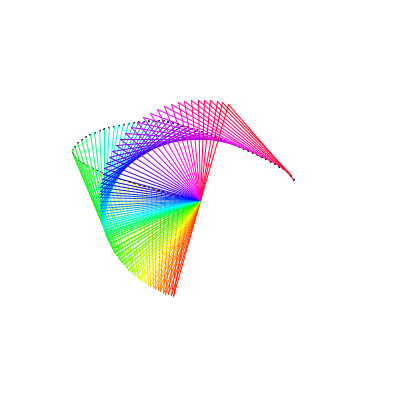
Frame 1 (no input)
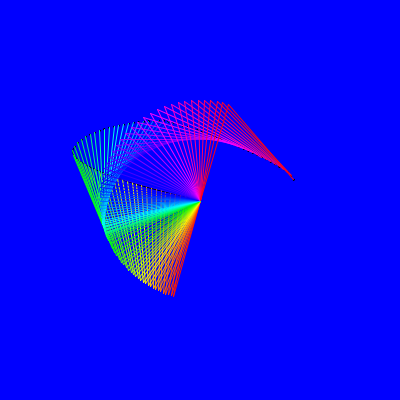
Frame 2 (the mouse pressed at the canvas centre, redrawn once)

The Processing sketch that drew these frames (run headless with seeded random() and noise(); the mouse was pressed at the canvas centre and the sketch redrawn once):

// Processing sketch: processing
// ── processing.pde
void setup() {
size(400, 400);
noLoop();
}
 
 void draw() {
 background(255);
noFill();
stroke(255);
stroke(0);
bezier (200, 200, 200, 200, 60.93299999999999, 171.284, 73.294, 148.623);
stroke(255);
bezier (73.294, 148.623, 85.655, 125.96199999999999, 146.77100000000002, 120.46799999999999, 161.879, 120.46799999999999);
stroke(255);
bezier (161.879, 120.46799999999999, 176.98699999999997, 120.46799999999999, 299.90599999999995, 165.79, 293.726, 182.271);
stroke(255);
ellipse(200, 200, 1, 1);
ellipse(195.1168864220483, 198.95559315521544, 1, 1);
ellipse(190.2337940998003, 197.87525182849248, 1, 1);
ellipse(185.35674850161158, 196.76816108857182, 1, 1);
ellipse(180.48727413833103, 195.63670589546226, 1, 1);
ellipse(175.62090338643418, 194.48042790725202, 1, 1);
ellipse(170.76244191684415, 193.30034282362735, 1, 1);
ellipse(165.9100417720562, 192.095433088669, 1, 1);
ellipse(161.06189451347674, 190.864279185503, 1, 1);
ellipse(156.22304050600886, 189.60687706668315, 1, 1);
ellipse(151.3905831117218, 188.3208640731261, 1, 1);
ellipse(146.56675620583593, 187.00484539544786, 1, 1);
ellipse(141.75116010880413, 185.6563136018636, 1, 1);
ellipse(136.9463082701768, 184.27309295380877, 1, 1);
ellipse(132.1522251197657, 182.8517263951619, 1, 1);
ellipse(127.37050695649799, 181.38847689431606, 1, 1);
ellipse(122.60360128205025, 179.87895905495597, 1, 1);
ellipse(117.8534155829032, 178.31742644009157, 1, 1);
ellipse(113.12263294077692, 176.69676270615705, 1, 1);
ellipse(108.41615022373826, 175.0084058658807, 1, 1);
ellipse(103.73963803079158, 173.24097034890826, 1, 1);
ellipse(99.097474438264, 171.3778208522534, 1, 1);
ellipse(94.5049936043722, 169.39938327513735, 1, 1);
ellipse(89.97853339035879, 167.27467033725185, 1, 1);
ellipse(85.54942148449776, 164.95797209741443, 1, 1);
ellipse(81.27009019770642, 162.37037180034397, 1, 1);
ellipse(77.27109722399709, 159.3745695733735, 1, 1);
ellipse(73.91699558523464, 155.69014262436102, 1, 1);
ellipse(72.5436999199907, 150.98575075099993, 1, 1);
stroke(0);
ellipse(74.62561354703836, 146.50230056163386, 1, 1);
ellipse(77.91784810589925, 142.74963382788167, 1, 1);
ellipse(81.7799965318866, 139.57900649901927, 1, 1);
ellipse(85.9894148050952, 136.88559829485905, 1, 1);
ellipse(90.42005185106567, 134.57060397843986, 1, 1);
ellipse(94.99746647886627, 132.55883969807599, 1, 1);
ellipse(99.67483534246122, 130.79509424303822, 1, 1);
ellipse(104.42626315454805, 129.23692827981858, 1, 1);
ellipse(109.23075577825, 127.85402891091407, 1, 1);
ellipse(114.07679014484532, 126.62240190026316, 1, 1);
ellipse(118.95470270428923, 125.5241406052494, 1, 1);
ellipse(123.85823964444354, 124.54528636983319, 1, 1);
ellipse(128.78153265812622, 123.67545038997878, 1, 1);
ellipse(133.72294599022723, 122.90652599155182, 1, 1);
ellipse(138.67738473150766, 122.23372686408756, 1, 1);
ellipse(143.6439022131297, 121.65452074641689, 1, 1);
ellipse(148.62093851193808, 121.17026269724464, 1, 1);
ellipse(153.60656481552468, 120.78868908513485, 1, 1);
ellipse(158.59902016099252, 120.53279188062331, 1, 1);
ellipse(163.58815905766357, 120.5964988623495, 1, 1);
ellipse(168.49745980203525, 121.53668589470861, 1, 1);
ellipse(173.3383880878255, 122.77141747414619, 1, 1);
ellipse(178.1475452112803, 124.14564539359814, 1, 1);
ellipse(182.92876334066779, 125.6080045144, 1, 1);
ellipse(187.69061386335792, 127.13636851555741, 1, 1);
ellipse(192.43397628096795, 128.71726671628474, 1, 1);
ellipse(197.1624463283374, 130.34350486646642, 1, 1);
ellipse(201.87881130132942, 132.01072979156382, 1, 1);
ellipse(206.57841255394885, 133.7138262866494, 1, 1);
ellipse(211.26733054580916, 135.45282992597492, 1, 1);
ellipse(215.94236964066354, 137.22537767940614, 1, 1);
ellipse(220.60564682842957, 139.03184758388863, 1, 1);
ellipse(225.2546927071191, 140.87152443174543, 1, 1);
ellipse(229.8906455848636, 142.74571807620518, 1, 1);
ellipse(234.5120204815953, 144.65533083238694, 1, 1);
ellipse(239.11771393324554, 146.60208278232173, 1, 1);
ellipse(243.70643196243662, 148.5883890733903, 1, 1);
ellipse(248.27694380495063, 150.61764151467008, 1, 1);
ellipse(252.82532806255463, 152.6932124256207, 1, 1);
ellipse(257.35080704352407, 154.8214705765382, 1, 1);
ellipse(261.8477730610156, 157.00872051139604, 1, 1);
ellipse(266.3085913438838, 159.26326863888573, 1, 1);
ellipse(270.72891398912657, 161.5997783217923, 1, 1);
ellipse(275.095080787067, 164.03569144964257, 1, 1);
ellipse(279.390134150543, 166.59976954293847, 1, 1);
ellipse(283.57673694273444, 169.33405562652314, 1, 1);
ellipse(287.5870134506487, 172.3176213947157, 1, 1);
ellipse(291.24703921779314, 175.71886600719324, 1, 1);
ellipse(293.81666869729895, 179.95258394601458, 1, 1);
colorMode(HSB, 77);
stroke(1,77, 100);
line( 200, 200, 173.88463595687543, 296.5297247530266);
line( 173.88463595687543, 296.5297247530266, 190.23379409980043, 197.87525182849248);
stroke(2,77, 100);
line( 200, 200, 171.1872000220017, 295.75919045933847);
line( 171.1872000220017, 295.75919045933847, 185.3567485016117, 196.76816108857184);
stroke(3,77, 100);
line( 200, 200, 168.5306225729165, 294.9193251364113);
line( 168.5306225729165, 294.9193251364113, 180.4872741383312, 195.63670589546226);
stroke(4,77, 100);
line( 200, 200, 165.9018750985578, 294.00700972909226);
line( 165.9018750985578, 294.00700972909226, 175.62090338643418, 194.48042790725202);
stroke(5,77, 100);
line( 200, 200, 163.29818500902417, 293.0213780610037);
line( 163.29818500902417, 293.0213780610037, 170.762441916844, 193.30034282362732);
stroke(6,77, 100);
line( 200, 200, 160.7153814931306, 291.9604194682132);
line( 160.7153814931306, 291.9604194682132, 165.9100417720562, 192.09543308866898);
stroke(7,77, 100);
line( 200, 200, 158.15045143265817, 290.821887696247);
line( 158.15045143265817, 290.821887696247, 161.06189451347672, 190.86427918550305);
stroke(8,77, 100);
line( 200, 200, 155.60461415291155, 289.6049647926282);
line( 155.60461415291155, 289.6049647926282, 156.22304050600886, 189.60687706668318);
stroke(9,77, 100);
line( 200, 200, 153.07525599053264, 288.3066724525727);
line( 153.07525599053264, 288.3066724525727, 151.39058311172187, 188.32086407312616);
stroke(10,77, 100);
line( 200, 200, 150.56268134453492, 286.9249764116045);
line( 150.56268134453492, 286.9249764116045, 146.56675620583604, 187.00484539544783);
stroke(11,77, 100);
line( 200, 200, 148.06593711011146, 285.4567323956931);
line( 148.06593711011146, 285.4567323956931, 141.75116010880404, 185.6563136018636);
stroke(12,77, 100);
line( 200, 200, 145.58563156902284, 283.89920445545283);
line( 145.58563156902284, 283.89920445545283, 136.94630827017681, 184.27309295380877);
stroke(13,77, 100);
line( 200, 200, 143.12107123360096, 282.2483280218322);
line( 143.12107123360096, 282.2483280218322, 132.15222511976552, 182.8517263951619);
stroke(14,77, 100);
line( 200, 200, 140.67230165052163, 280.4998398045195);
line( 140.67230165052163, 280.4998398045195, 127.37050695649815, 181.38847689431609);
stroke(15,77, 100);
line( 200, 200, 138.23965305161516, 278.64896404158884);
line( 138.23965305161516, 278.64896404158884, 122.60360128205022, 179.87895905495594);
stroke(16,77, 100);
line( 200, 200, 135.8229327698681, 276.6896605921498);
line( 135.8229327698681, 276.6896605921498, 117.85341558290308, 178.31742644009157);
stroke(17,77, 100);
line( 200, 200, 133.4219612361371, 274.6147757106967);
line( 133.4219612361371, 274.6147757106967, 113.12263294077684, 176.69676270615707);
stroke(18,77, 100);
line( 200, 200, 131.03708956624172, 272.41627568789653);
line( 131.03708956624172, 272.41627568789653, 108.41615022373827, 175.00840586588072);
stroke(19,77, 100);
line( 200, 200, 128.66813677593126, 270.0839873935748);
line( 128.66813677593126, 270.0839873935748, 103.73963803079158, 173.24097034890826);
stroke(20,77, 100);
line( 200, 200, 126.31278827716518, 267.6032161107304);
line( 126.31278827716518, 267.6032161107304, 99.09747443826402, 171.37782085225345);
stroke(21,77, 100);
line( 200, 200, 123.9718229145941, 264.95934335467194);
line( 123.9718229145941, 264.95934335467194, 94.50499360437215, 169.39938327513735);
stroke(22,77, 100);
line( 200, 200, 121.64221129172311, 262.12935657761983);
line( 121.64221129172311, 262.12935657761983, 89.97853339035883, 167.27467033725185);
stroke(23,77, 100);
line( 200, 200, 119.32039424946679, 259.0830027667732);
line( 119.32039424946679, 259.0830027667732, 85.5494214844978, 164.95797209741443);
stroke(24,77, 100);
line( 200, 200, 116.99627661135537, 255.77079794678724);
line( 116.99627661135537, 255.77079794678724, 81.2700901977064, 162.37037180034397);
stroke(25,77, 100);
line( 200, 200, 114.65816434283624, 252.12265425576152);
line( 114.65816434283624, 252.12265425576152, 77.27109722399712, 159.3745695733735);
stroke(26,77, 100);
line( 200, 200, 112.29173695695232, 248.03395251248386);
line( 112.29173695695232, 248.03395251248386, 73.91699558523464, 155.690142624361);
stroke(27,77, 100);
line( 200, 200, 110.04740493148678, 243.6867330025958);
line( 110.04740493148678, 243.6867330025958, 72.54369991999064, 150.98575075099998);
stroke(28,77, 100);
line( 200, 200, 108.59337616490915, 240.55649293356367);
line( 108.59337616490915, 240.55649293356367, 74.62561354703836, 146.50230056163386);
stroke(29,77, 100);
line( 200, 200, 107.60135105164638, 238.2425113259957);
line( 107.60135105164638, 238.2425113259957, 77.9178481058992, 142.74963382788167);
stroke(30,77, 100);
line( 200, 200, 106.85402773805885, 236.38444518441486);
line( 106.85402773805885, 236.38444518441486, 81.77999653188658, 139.57900649901921);
stroke(31,77, 100);
line( 200, 200, 106.25451922416123, 234.81069999449656);
line( 106.25451922416123, 234.81069999449656, 85.98941480509515, 136.88559829485905);
stroke(32,77, 100);
line( 200, 200, 105.73923840372068, 233.39025042268167);
line( 105.73923840372068, 233.39025042268167, 90.42005185106558, 134.57060397843986);
stroke(33,77, 100);
line( 200, 200, 105.26837813433097, 232.029983120506);
line( 105.26837813433097, 232.029983120506, 94.99746647886616, 132.55883969807599);
stroke(34,77, 100);
line( 200, 200, 104.81705496017773, 230.662794614095);
line( 104.81705496017773, 230.662794614095, 99.6748353424613, 130.79509424303822);
stroke(35,77, 100);
line( 200, 200, 104.36944542353092, 229.23691213854448);
line( 104.36944542353092, 229.23691213854448, 104.42626315454802, 129.23692827981858);
stroke(36,77, 100);
line( 200, 200, 103.91667947976923, 227.7127320523726);
line( 103.91667947976923, 227.7127320523726, 109.23075577825003, 127.85402891091414);
stroke(37,77, 100);
line( 200, 200, 103.45440326916123, 226.0566258730146);
line( 103.45440326916123, 226.0566258730146, 114.07679014484525, 126.62240190026317);
stroke(38,77, 100);
line( 200, 200, 102.98244395984494, 224.24033456855273);
line( 102.98244395984494, 224.24033456855273, 118.95470270428916, 125.52414060524939);
stroke(39,77, 100);
line( 200, 200, 102.50415268161632, 222.23869950492644);
line( 102.50415268161632, 222.23869950492644, 123.85823964444359, 124.54528636983319);
stroke(40,77, 100);
line( 200, 200, 102.02650626223314, 220.0298408584731);
line( 102.02650626223314, 220.0298408584731, 128.78153265812617, 123.67545038997879);
stroke(41,77, 100);
line( 200, 200, 101.55973137220488, 217.59299612026152);
line( 101.55973137220488, 217.59299612026152, 133.72294599022723, 122.90652599155182);
stroke(42,77, 100);
line( 200, 200, 101.11812141756464, 214.9122127133605);
line( 101.11812141756464, 214.9122127133605, 138.67738473150763, 122.2337268640875);
stroke(43,77, 100);
line( 200, 200, 100.71939007250796, 211.9733242011218);
line( 100.71939007250796, 211.9733242011218, 143.64390221312965, 121.65452074641686);
stroke(44,77, 100);
line( 200, 200, 100.38510079524174, 208.76765968921316);
line( 100.38510079524174, 208.76765968921316, 148.6209385119381, 121.17026269724467);
stroke(45,77, 100);
line( 200, 200, 100.14029656596443, 205.2952459873425);
line( 100.14029656596443, 205.2952459873425, 153.60656481552462, 120.78868908513478);
stroke(46,77, 100);
line( 200, 200, 100.01238118652702, 201.57355775604958);
line( 100.01238118652702, 201.57355775604958, 158.59902016099244, 120.53279188062336);
stroke(47,77, 100);
line( 200, 200, 100.02430902517393, 197.79518388383914);
line( 100.02430902517393, 197.79518388383914, 163.58815905766352, 120.59649886234946);
stroke(48,77, 100);
line( 200, 200, 100.14951600884714, 194.5336624022544);
line( 100.14951600884714, 194.5336624022544, 168.49745980203525, 121.53668589470857);
stroke(49,77, 100);
line( 200, 200, 100.39045629906272, 191.1717043722434);
line( 100.39045629906272, 191.1717043722434, 173.33838808782554, 122.7714174741462);
stroke(50,77, 100);
line( 200, 200, 100.7833282412535, 187.5079207048164);
line( 100.7833282412535, 187.5079207048164, 178.1475452112802, 124.14564539359804);
stroke(51,77, 100);
line( 200, 200, 101.37439956462266, 183.47756256597415);
line( 101.37439956462266, 183.47756256597415, 182.92876334066773, 125.60800451440002);
stroke(52,77, 100);
line( 200, 200, 102.21974367533379, 179.04716073935154);
line( 102.21974367533379, 179.04716073935154, 187.6906138633579, 127.13636851555734);
stroke(53,77, 100);
line( 200, 200, 103.38224872527388, 174.21220950497778);
line( 103.38224872527388, 174.21220950497778, 192.4339762809679, 128.7172667162848);
stroke(54,77, 100);
line( 200, 200, 104.9306698579602, 168.98673725091405);
line( 104.9306698579602, 168.98673725091405, 197.16244632833718, 130.3435048664665);
stroke(55,77, 100);
line( 200, 200, 106.93550006386513, 163.40766676423658);
line( 106.93550006386513, 163.40766676423658, 201.87881130132945, 132.01072979156385);
stroke(56,77, 100);
line( 200, 200, 109.45954448009086, 157.54501308153124);
line( 109.45954448009086, 157.54501308153124, 206.57841255394894, 133.7138262866494);
stroke(57,77, 100);
line( 200, 200, 112.55995605641178, 151.47950211360808);
line( 112.55995605641178, 151.47950211360808, 211.2673305458092, 135.45282992597475);
stroke(58,77, 100);
line( 200, 200, 116.27087130132983, 145.3242923469524);
line( 116.27087130132983, 145.3242923469524, 215.94236964066354, 137.22537767940605);
stroke(59,77, 100);
line( 200, 200, 120.60578932270859, 139.20066356505305);
line( 120.60578932270859, 139.20066356505305, 220.6056468284296, 139.03184758388852);
stroke(60,77, 100);
line( 200, 200, 125.5461631953654, 133.24203279705984);
line( 125.5461631953654, 133.24203279705984, 225.25469270711912, 140.8715244317454);
stroke(61,77, 100);
line( 200, 200, 131.0484133518204, 127.57294221978516);
line( 131.0484133518204, 127.57294221978516, 229.89064558486353, 142.74571807620532);
stroke(62,77, 100);
line( 200, 200, 137.04123194178055, 122.3070561467045);
line( 137.04123194178055, 122.3070561467045, 234.5120204815953, 144.65533083238694);
stroke(63,77, 100);
line( 200, 200, 143.43533304435542, 117.53522902355813);
line( 143.43533304435542, 117.53522902355813, 239.11771393324557, 146.60208278232173);
stroke(64,77, 100);
line( 200, 200, 150.13156339075027, 113.3216345900014);
line( 150.13156339075027, 113.3216345900014, 243.70643196243657, 148.58838907339035);
stroke(65,77, 100);
line( 200, 200, 157.0301855834952, 109.70274063399744);
line( 157.0301855834952, 109.70274063399744, 248.27694380495052, 150.6176415146702);
stroke(66,77, 100);
line( 200, 200, 164.0343027463897, 106.69154046356972);
line( 164.0343027463897, 106.69154046356972, 252.82532806255472, 152.6932124256207);
stroke(67,77, 100);
line( 200, 200, 171.06441532901715, 104.2778398710707);
line( 171.06441532901715, 104.2778398710707, 257.350807043524, 154.82147057653822);
stroke(68,77, 100);
line( 200, 200, 178.04963961803566, 102.43883108991626);
line( 178.04963961803566, 102.43883108991626, 261.8477730610156, 157.008720511396);
stroke(69,77, 100);
line( 200, 200, 184.93380367877228, 101.14146608203102);
line( 184.93380367877228, 101.14146608203102, 266.3085913438839, 159.2632686388857);
stroke(70,77, 100);
line( 200, 200, 191.68452300450835, 100.3463355298088);
line( 191.68452300450835, 100.3463355298088, 270.7289139891266, 161.59977832179234);
stroke(71,77, 100);
line( 200, 200, 198.2749287408362, 100.01488046138662);
line( 198.2749287408362, 100.01488046138662, 275.095080787067, 164.0356914496425);
stroke(72,77, 100);
line( 200, 200, 204.69638670480552, 100.11034111621501);
line( 204.69638670480552, 100.11034111621501, 279.390134150543, 166.59976954293847);
stroke(73,77, 100);
line( 200, 200, 210.94271696451497, 100.6005183844779);
line( 210.94271696451497, 100.6005183844779, 283.57673694273444, 169.33405562652308);
stroke(74,77, 100);
line( 200, 200, 217.02387103550507, 101.4597147610862);
line( 217.02387103550507, 101.4597147610862, 287.5870134506487, 172.31762139471567);
stroke(75,77, 100);
line( 200, 200, 222.9543786258373, 102.67016643442925);
line( 222.9543786258373, 102.67016643442925, 291.24703921779314, 175.71886600719318);
stroke(76,77, 100);
line( 200, 200, 228.57237590753104, 104.16879769616402);
line( 228.57237590753104, 104.16879769616402, 293.81666869729895, 179.9525839460146);
}
